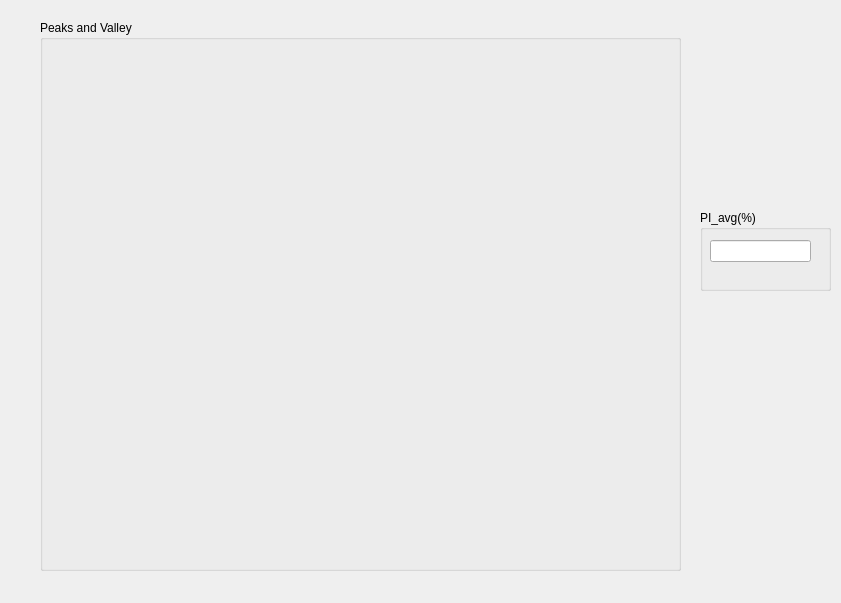
<?xml version="1.0" encoding="UTF-8"?>
<ui version="4.0">
 <class>Form_PI</class>
 <widget class="QWidget" name="Form_PI">
  <property name="geometry">
   <rect>
    <x>0</x>
    <y>0</y>
    <width>841</width>
    <height>603</height>
   </rect>
  </property>
  <property name="windowTitle">
   <string>PI</string>
  </property>
  <widget class="QGroupBox" name="groupBox">
   <property name="geometry">
    <rect>
     <x>700</x>
     <y>210</y>
     <width>131</width>
     <height>81</height>
    </rect>
   </property>
   <property name="title">
    <string>PI_avg(%)</string>
   </property>
   <widget class="QLineEdit" name="lineEdit">
    <property name="geometry">
     <rect>
      <x>10</x>
      <y>30</y>
      <width>101</width>
      <height>22</height>
     </rect>
    </property>
    <property name="alignment">
     <set>Qt::AlignCenter</set>
    </property>
    <property name="readOnly">
     <bool>true</bool>
    </property>
   </widget>
  </widget>
  <widget class="QGroupBox" name="groupBox_2">
   <property name="geometry">
    <rect>
     <x>40</x>
     <y>20</y>
     <width>641</width>
     <height>551</height>
    </rect>
   </property>
   <property name="title">
    <string>Peaks and Valley</string>
   </property>
   <widget class="QWidget" name="verticalLayoutWidget">
    <property name="geometry">
     <rect>
      <x>10</x>
      <y>20</y>
      <width>621</width>
      <height>521</height>
     </rect>
    </property>
    <layout class="QVBoxLayout" name="verticalLayout"/>
   </widget>
  </widget>
 </widget>
 <resources/>
 <connections/>
</ui>
